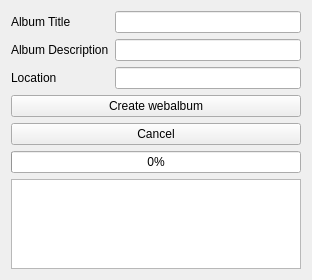
<?xml version="1.0" encoding="UTF-8"?>
<ui version="4.0">
 <class>web_album</class>
 <widget class="QWidget" name="web_album">
  <property name="geometry">
   <rect>
    <x>0</x>
    <y>0</y>
    <width>312</width>
    <height>280</height>
   </rect>
  </property>
  <property name="windowTitle">
   <string>Web Album Generator</string>
  </property>
  <layout class="QGridLayout" name="gridLayout">
   <item row="0" column="1">
    <widget class="QLineEdit" name="edit_title"/>
   </item>
   <item row="2" column="1">
    <widget class="QLineEdit" name="edit_location"/>
   </item>
   <item row="2" column="0">
    <widget class="QLabel" name="label_3">
     <property name="text">
      <string>Location</string>
     </property>
    </widget>
   </item>
   <item row="1" column="1">
    <widget class="QLineEdit" name="edit_description"/>
   </item>
   <item row="1" column="0">
    <widget class="QLabel" name="label_2">
     <property name="text">
      <string>Album Description</string>
     </property>
    </widget>
   </item>
   <item row="0" column="0">
    <widget class="QLabel" name="label">
     <property name="text">
      <string>Album Title</string>
     </property>
    </widget>
   </item>
   <item row="3" column="0" colspan="2">
    <widget class="QPushButton" name="btn_create">
     <property name="text">
      <string>Create webalbum</string>
     </property>
    </widget>
   </item>
   <item row="4" column="0" colspan="2">
    <widget class="QPushButton" name="btn_cancel">
     <property name="text">
      <string>Cancel</string>
     </property>
    </widget>
   </item>
   <item row="5" column="0" colspan="2">
    <widget class="QProgressBar" name="progress_bar">
     <property name="value">
      <number>0</number>
     </property>
     <property name="alignment">
      <set>Qt::AlignCenter</set>
     </property>
     <property name="textVisible">
      <bool>true</bool>
     </property>
    </widget>
   </item>
   <item row="6" column="0" colspan="2">
    <widget class="QTextBrowser" name="text_box"/>
   </item>
  </layout>
 </widget>
 <tabstops>
  <tabstop>edit_title</tabstop>
  <tabstop>edit_description</tabstop>
  <tabstop>edit_location</tabstop>
  <tabstop>btn_create</tabstop>
  <tabstop>btn_cancel</tabstop>
  <tabstop>text_box</tabstop>
 </tabstops>
 <resources/>
 <connections/>
</ui>
